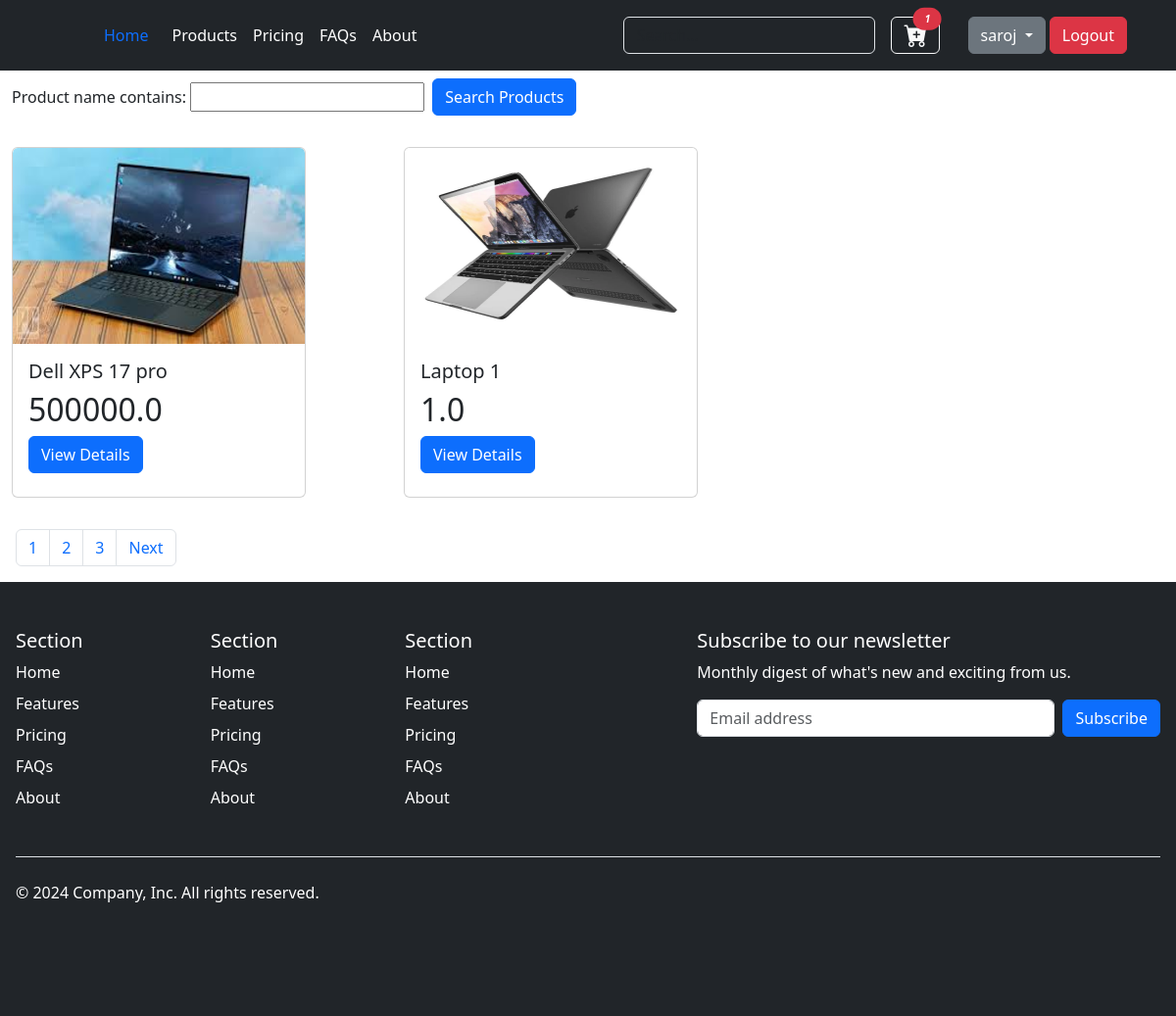
The page /products/ (signed in) on the database its author committed.
### product/models.py (models this page shows, shortened)
class Product(models.Model):
    product_name = models.CharField(max_length=200, null=False)
    product_price = models.FloatField( null=False)
    quantity = models.IntegerField(null=False)
    description = models.TextField()
    image = models.FileField(upload_to='static/updates', null=True)
    category = models.ForeignKey(Category, on_delete=models.CASCADE,null=True)
    created_at = models.DateTimeField(auto_now_add=True)

### users/views.py (the view)
# urls.py: path('products/', views.productpage, name='products'),
def productpage(request):
    user = request.user
    items = Cart.objects.filter(user=user)
    product = Product.objects.all().order_by('-id')
    product_filter = ProductFilter(request.GET, queryset=product)
    product_final = product_filter.qs
    pages = Paginator(product_final,2)
    pagenumber = request.GET.get('page')
    new_product = pages.get_page(pagenumber)
    context = {
        'product': new_product,
        'product_filter': product_filter,
        'items':items
    }
    return render(request, 'users/products.html',context)

### users/templates/users/products.html (shortened to what this page needs)
{% extends 'layout.html'%}
 {% block main_content %}
<div class="container-fluid">
  <form action="" class="d-flex align-items-center my-2" method="get">
    {{ product_filter.form}}
    <button class="btn btn-primary ms-2" type="submit">Search Products</button>
  </form>
  <div class="row my-3">
    {%for p in product %}
    <div class="col-sm-6 col-md-4">
      <div class="card my-3">
        <img src="/{{p.image}}" class="card-img-top" alt="{{p.product_name}}" />
        <div class="card-body">
          <h5 class="card-title">{{p.product_name}}</h5>
          <h2 class="card-price">{{p.product_price}}</h2>
          <div class="mb-2">
            <a href="{% url 'productdetail' p.id%}">
              <button class="btn btn-primary">View Details</button>
            </a>
          </div>
        </div>
      </div>
    </div>
    {% endfor %}
  </div>
</div>
<div>
  <nav aria-label="..." class="ms-3">
    <ul class="pagination">
      <li class="page-item">
        <a class="page-link" href="/products/?page=1">1</a>
      </li>
      <li class="page-item" aria-current="page">
        <a class="page-link" href="/products/?page=2">2</a>
      </li>
      <li class="page-item">
        <a class="page-link" href="/products/?page=3">3</a>
      </li>
      {% if product.has_next %}
      <li class="page-item">
        <a class="page-link" href="/products/?page={{product.next_page_number}}"
          >Next</a
        >
      </li>
      {% endif %}
    </ul>
  </nav>
</div>
{% endblock%}

### templates/layout.html (shortened to what this page needs)
<!DOCTYPE html>
<html lang="en">
<head>
    {% load static %}
    <link rel="stylesheet" href="{%static 'css/style.css'%}">
    <link rel="stylesheet" href="https://cdn.jsdelivr.net/npm/bootstrap-icons@1.11.3/font/bootstrap-icons.min.css">
    <link href="https://cdn.jsdelivr.net/npm/bootstrap@5.3.3/dist/css/bootstrap.min.css" rel="stylesheet">
    <link rel="stylesheet" href="https://pro.fontawesome.com/releases/v5.10.0/css/all.css"
 />
</head>
<body>
  <header class="p-3 text-bg-dark">
    <div class="container">
      <div class="d-flex flex-wrap align-items-center justify-content-center justify-content-lg-start">
        <a href="/" class="d-flex align-items-center mb-2 mb-lg-0 text-white text-decoration-none">
          <svg class="bi me-2" width="40" height="32" role="img" aria-label="Bootstrap"><use xlink:href="#bootstrap"/></svg>
        </a>
        <ul class="nav col-12 col-lg-auto me-lg-auto mb-2 justify-content-center mb-md-0">
          <li><a href="{% url "homepage" %}" class="nav-link px-2-white">Home</a></li>
          <li><a href="{% url "products" %}" class="nav-link px-2 text-white">Products</a></li>
          <li><a href="#" class="nav-link px-2 text-white">Pricing</a></li>
          <li><a href="#" class="nav-link px-2 text-white">FAQs</a></li>
          <li><a href="#" class="nav-link px-2 text-white">About</a></li>
        </ul>
        <form class="col-12 col-lg-auto mb-3 mb-lg-0 me-lg-3" role="search">
          <input type="search" class="form-control form-control-dark text-bg-dark" placeholder="Search..." aria-label="Search">
        </form>
        <div class="text-end">
          {% if user.is_authenticated %}
          <a href="{% url 'cart' %}" class="btn btn-outline-light fs-4"><i class="bi bi-cart-plus-fill position-relative">
            <span class="position-absolute top-0 start-100 translate-middle badge rounded-pill bg-danger">
              <span class="" style="font-size: 10px;">{{items | length}}</span>
            </span>
          </i>
          </a>
          <div class="dropdown d-inline-block ms-4">
            <button class="btn btn-secondary dropdown-toggle" type="button" data-bs-toggle="dropdown" aria-expanded="false">
              {{user.username}}
            </button>
          </div>
          <a href="{% url "logout" %}" class="btn btn-danger me-2">Logout</a>
          {% else %}
          <a href="{% url "login" %}" class="btn btn-outline-light me-2">Login</a>
          <a href="{% url "register" %}" class="btn btn-warning">Sign-up</a>
          {% endif %}
        </div>
      </div>
    </div>
  </header>
    <div class="main">
        {% block main_content %}
        {% endblock %}
    </div>
    <div class="container-fluid bg-dark text-white px-3">
      <footer class="py-5">
        <div class="row">
          <div class="col-6 col-md-2 mb-3">
            <h5>Section</h5>
            <ul class="nav flex-column">
              <li class="nav-item mb-2"><a href="#" class="nav-link p-0 text-white">Home</a></li>
              <li class="nav-item mb-2"><a href="#" class="nav-link p-0 text-white">Features</a></li>
              <li class="nav-item mb-2"><a href="#" class="nav-link p-0 text-white">Pricing</a></li>
              <li class="nav-item mb-2"><a href="#" class="nav-link p-0 text-white">FAQs</a></li>
              <li class="nav-item mb-2"><a href="#" class="nav-link p-0 text-white">About</a></li>
            </ul>
          </div>
          <div class="col-6 col-md-2 mb-3">
            <h5>Section</h5>
            <ul class="nav flex-column">
              <li class="nav-item mb-2"><a href="#" class="nav-link p-0 text-white">Home</a></li>
              <li class="nav-item mb-2"><a href="#" class="nav-link p-0 text-white">Features</a></li>
              <li class="nav-item mb-2"><a href="#" class="nav-link p-0 text-white">Pricing</a></li>
              <li class="nav-item mb-2"><a href="#" class="nav-link p-0 text-white">FAQs</a></li>
              <li class="nav-item mb-2"><a href="#" class="nav-link p-0 text-white">About</a></li>
            </ul>
          </div>
          <div class="col-6 col-md-2 mb-3">
            <h5>Section</h5>
            <ul class="nav flex-column">
              <li class="nav-item mb-2"><a href="#" class="nav-link p-0 text-white">Home</a></li>
              <li class="nav-item mb-2"><a href="#" class="nav-link p-0 text-white">Features</a></li>
              <li class="nav-item mb-2"><a href="#" class="nav-link p-0 text-white">Pricing</a></li>
              <li class="nav-item mb-2"><a href="#" class="nav-link p-0 text-white">FAQs</a></li>
              <li class="nav-item mb-2"><a href="#" class="nav-link p-0 text-white">About</a></li>
            </ul>
          </div>
          <div class="col-md-5 offset-md-1 mb-3">
            <form>
              <h5>Subscribe to our newsletter</h5>
              <p>Monthly digest of what's new and exciting from us.</p>
              <div class="d-flex flex-column flex-sm-row w-100 gap-2">
                <input id="newsletter1" type="text" class="form-control" placeholder="Email address">
                <button class="btn btn-primary" type="button">Subscribe</button>
              </div>
            </form>
          </div>
        </div>
        <div class="d-flex flex-column flex-sm-row justify-content-between py-4 my-4 border-top">
          <p>&copy; 2024 Company, Inc. All rights reserved.</p>
          <ul class="list-unstyled d-flex">
            <li class="ms-3"><a class="link-body-emphasis" href="#"><svg class="bi" width="24" height="24"><use xlink:href="#twitter"/></svg></a></li>
            <li class="ms-3"><a class="link-body-emphasis" href="#"><svg class="bi" width="24" height="24"><use xlink:href="#instagram"/></svg></a></li>
            <li class="ms-3"><a class="link-body-emphasis" href="#"><svg class="bi" width="24" height="24"><use xlink:href="#facebook"/></svg></a></li>
          </ul>
        </div>
      </footer>
    </div>
</body>
</html>

### static/css/style.css (style rules this page uses)
img { width: 200px; }

### users/templates/users/products.html (style rules this page uses)
.card { height: 200px; width: 300px; }
.card img { height: 200px; width: auto; }
.card { overflow: hidden; }

### rows shown on the page
Product: image (picture), product_name "Dell XPS 17 pro", product_price "500000.0"
Product: image (picture), product_name "Laptop 1", product_price "1.0"

### other values the page prints
{{ items | length }} "1"
{{ user.username }} "saroj"
